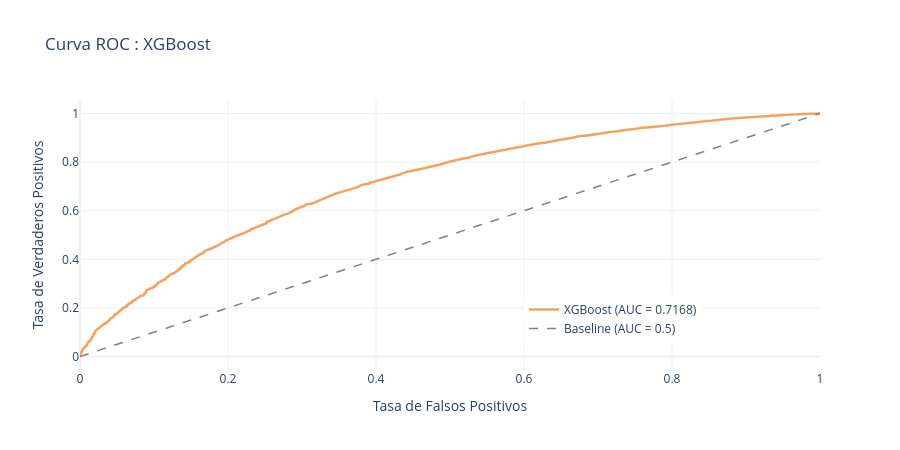

This figure's notebook cell:
### Code cell
# -- Curva ROC ----------------------------------------------
fpr, tpr, _ = roc_curve(y_test, y_proba)

fig_roc = go.Figure()
fig_roc.add_trace(go.Scatter(
    x=fpr, y=tpr,
    mode='lines',
    name=f'XGBoost (AUC = {auc:.4f})',
    line=dict(color='#F4A261', width=2.5)
))
fig_roc.add_trace(go.Scatter(
    x=[0,1], y=[0,1],
    mode='lines',
    name='Baseline (AUC = 0.5)',
    line=dict(color='gray', width=1.5, dash='dash')
))
fig_roc.update_layout(
    title='Curva ROC : XGBoost',
    xaxis_title='Tasa de Falsos Positivos',
    yaxis_title='Tasa de Verdaderos Positivos',
    height=450,
    template='plotly_white',
    legend=dict(x=0.6, y=0.1)
)
fig_roc.show()

### Figure 1 — Plotly figure (JSON) as saved in the notebook; plotly's stock layout.template omitted (floating-point values rounded to 4 significant figures; data arrays with more than 128 entries replaced by an {"elided": "..."} marker saying what was removed)
{"data": [{"line": {"color": "#F4A261", "width": 2.5}, "mode": "lines", "name": "XGBoost (AUC = 0.7168)", "type": "scatter", "x": {"elided": "5076 float values"}, "y": {"elided": "5076 float values"}}, {"line": {"color": "gray", "dash": "dash", "width": 1.5}, "mode": "lines", "name": "Baseline (AUC = 0.5)", "type": "scatter", "x": [0, 1], "y": [0, 1]}], "layout": {"height": 450, "legend": {"x": 0.6, "y": 0.1}, "title": {"text": "Curva ROC : XGBoost"}, "xaxis": {"title": {"text": "Tasa de Falsos Positivos"}}, "yaxis": {"title": {"text": "Tasa de Verdaderos Positivos"}}}}
